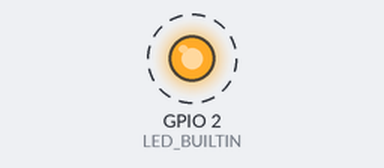
Bench run of a sketch on a simulated ESP32-S3. Parts: output pins drawn as LEDs (lit = HIGH). Dashed ring = blinking. What the sketch prints to the serial monitor is not drawn.

Above: at 0.15 s.
Timing chart, 0 to 3.0 s (numbered marks = the images above):
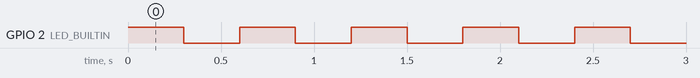

The sketch:

Pract1_IOT.ino
```cpp
//ESP32S3 Dev Module

#define LED_BUILTIN 2
void setup() {
  Serial.begin(9600);
  pinMode (LED_BUILTIN, OUTPUT);
}

void loop() {
  digitalWrite(LED_BUILTIN, HIGH);
  delay(300);
  digitalWrite(LED_BUILTIN, LOW);
  delay(300);
  Serial.println("Hola mundo");
   Serial.println("10/09/24");
}
```

Measured:
- by itself, GPIO 2 (LED_BUILTIN): alternates HIGH for 0.30 s and LOW for 0.30 s
